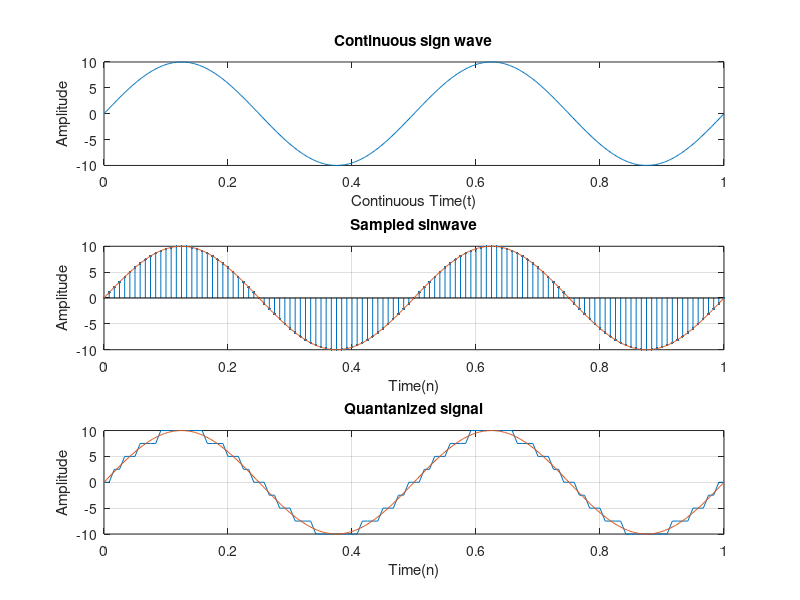

Write the MATLAB code that produced this figure.
%quantanization
clc;
clear;
close all;

% analog signal x= 2*sin(2*pi*4*t)
figure(1);
a=10;
f=2;
t = 0:0.002:1; % 1/0.002 = 500 samples
main=a*sin(2*pi*f*t);
subplot(311);
plot(t,main);
title("Continuous sign wave");
xlabel("Continuous Time(t)");
ylabel("Amplitude");

%... Sampled sinewave
fsample = 60*f; %... Sampling frequency
n = 0:1/fsample :1; %... Sampled time
sampled = a*sin(2*pi*f*n)
subplot(312);
stem(n, sampled, ".");
hold on;
plot(t, main);
grid on;
title("Sampled sinwave");
xlabel("Time(n)");
ylabel("Amplitude");


%Quantanization
bit = 3;
minimum = min(sampled);
maximum = max(sampled);
step = (maximum-minimum)/2.^(bit);
quantanized = round(sampled/step)*step %make integer
subplot(313);
plot(n,quantanized);
hold on;
plot(t,main);
grid on;
%axis([-1 2 -3 3]);
title("Quantanized signal");
xlabel("Time(n)");
ylabel("Amplitude");






